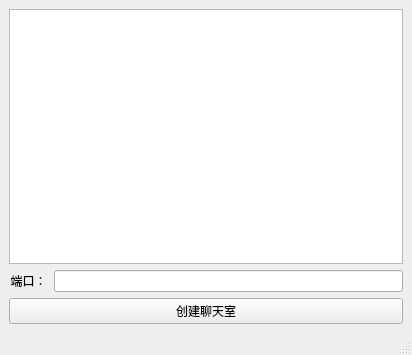
<?xml version="1.0" encoding="UTF-8"?>
<ui version="4.0">
 <class>MainWindow</class>
 <widget class="QMainWindow" name="MainWindow">
  <property name="geometry">
   <rect>
    <x>0</x>
    <y>0</y>
    <width>412</width>
    <height>355</height>
   </rect>
  </property>
  <property name="windowTitle">
   <string>MainWindow</string>
  </property>
  <widget class="QWidget" name="centralwidget">
   <layout class="QGridLayout" name="gridLayout_2">
    <item row="0" column="0">
     <layout class="QGridLayout" name="gridLayout">
      <item row="0" column="0">
       <widget class="QTextEdit" name="textEdit"/>
      </item>
      <item row="1" column="0">
       <layout class="QHBoxLayout" name="horizontalLayout" stretch="1,9">
        <item>
         <widget class="QLabel" name="label">
          <property name="text">
           <string>端口：</string>
          </property>
          <property name="alignment">
           <set>Qt::AlignCenter</set>
          </property>
         </widget>
        </item>
        <item>
         <widget class="QLineEdit" name="lePort"/>
        </item>
       </layout>
      </item>
      <item row="2" column="0">
       <widget class="QPushButton" name="btnCreateChatRoom">
        <property name="text">
         <string>创建聊天室</string>
        </property>
       </widget>
      </item>
     </layout>
    </item>
   </layout>
  </widget>
  <widget class="QMenuBar" name="menubar">
   <property name="geometry">
    <rect>
     <x>0</x>
     <y>0</y>
     <width>412</width>
     <height>23</height>
    </rect>
   </property>
  </widget>
  <widget class="QStatusBar" name="statusbar"/>
 </widget>
 <resources/>
 <connections/>
</ui>
